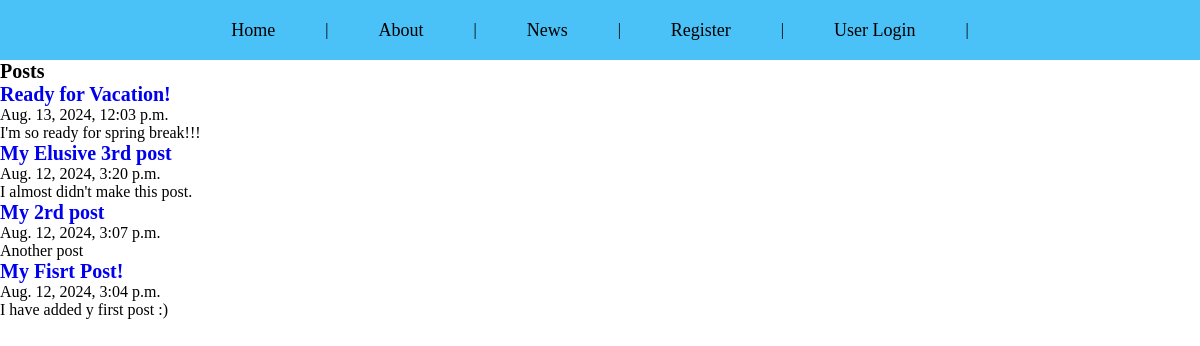
/posts/, run on the app's committed database.
### posts/models.py (models this page shows, shortened)
class Post(models.Model):
    title = models.CharField(max_length=75)
    body = models.TextField()
    slug = models.SlugField()
    date = models.DateTimeField(auto_now_add=True)
    banner = models.ImageField(default='fallback.png', blank=True)

### posts/views.py (the view)
# urls.py: path('', views.posts_list, name="list"),
def posts_list(request):
    posts = Post.objects.all().order_by('-date')
    return render(request, 'posts/posts_list.html', {'posts': posts})

### posts/templates/posts/posts_list.html (shortened to what this page needs)
{% extends  'layout.html' %}
{% block content %}
<section>
    <h1>Posts </h1>
    {% for post in posts %}
    <article class="post">
        <h2>
            <a href="{% url 'posts:page' slug=post.slug %}">
                {{ post.title }}
            </a>
        </h2>
        <p>
            {{ post.date }}
        </p>
        <p>
            {{ post.body }}
        </p>
    </article>
    {% endfor %}
</section>
{% endblock %}

### templates/layout.html (shortened to what this page needs)
<!doctype html>
{% load static%}
<html lang="en">
<head>
    <link rel="stylesheet" href=".././static/css/style.css">
</head>
<body>
<nav>
    <a href="/">Home</a> |
    <a href="/about">About</a> |
    <a href="{% url 'posts:list' %}">News</a> |
    {% if user.is_authenticated %}
    <form action="{% url 'users:logout' %}" class="logout" method="POST">
        {% csrf_token %}
        <button class="logout-button">Logout</button>
    </form>
    {% else %}
    <a href="{% url 'users:register' %}">Register</a> |
    <a href="{% url 'users:login' %}">User Login</a> |
    {% endif %}
</nav>
<main>
    {% block content %}
    {% endblock %}
</main>
</body>
</html>

### static/css/style.css (style rules this page uses)
* { padding: 0; margin: 0; box-sizing: border-box; text-decoration: none; }
nav { width: 100%; height: 60px; border: solid 1px #4ac1f7; display: flex; justify-content: center; align-items: center; gap: 50px; background: #4ac1f7; }
nav a { color: black; transition: .6s; font-size: 18px; }
h1, h2 { font-size: 20px; }

### data on the page
Post: title "Ready for Vacation!", date "Aug. 13, 2024, 12:03 p.m.", body "I'm so ready for spring break!!!"
Post: title "My Elusive 3rd post", date "Aug. 12, 2024, 3:20 p.m.", body "I almost didn't make this post."
Post: title "My 2rd post", date "Aug. 12, 2024, 3:07 p.m.", body "Another post"
Post: title "My Fisrt Post!", date "Aug. 12, 2024, 3:04 p.m.", body "I have added y first post :)"
